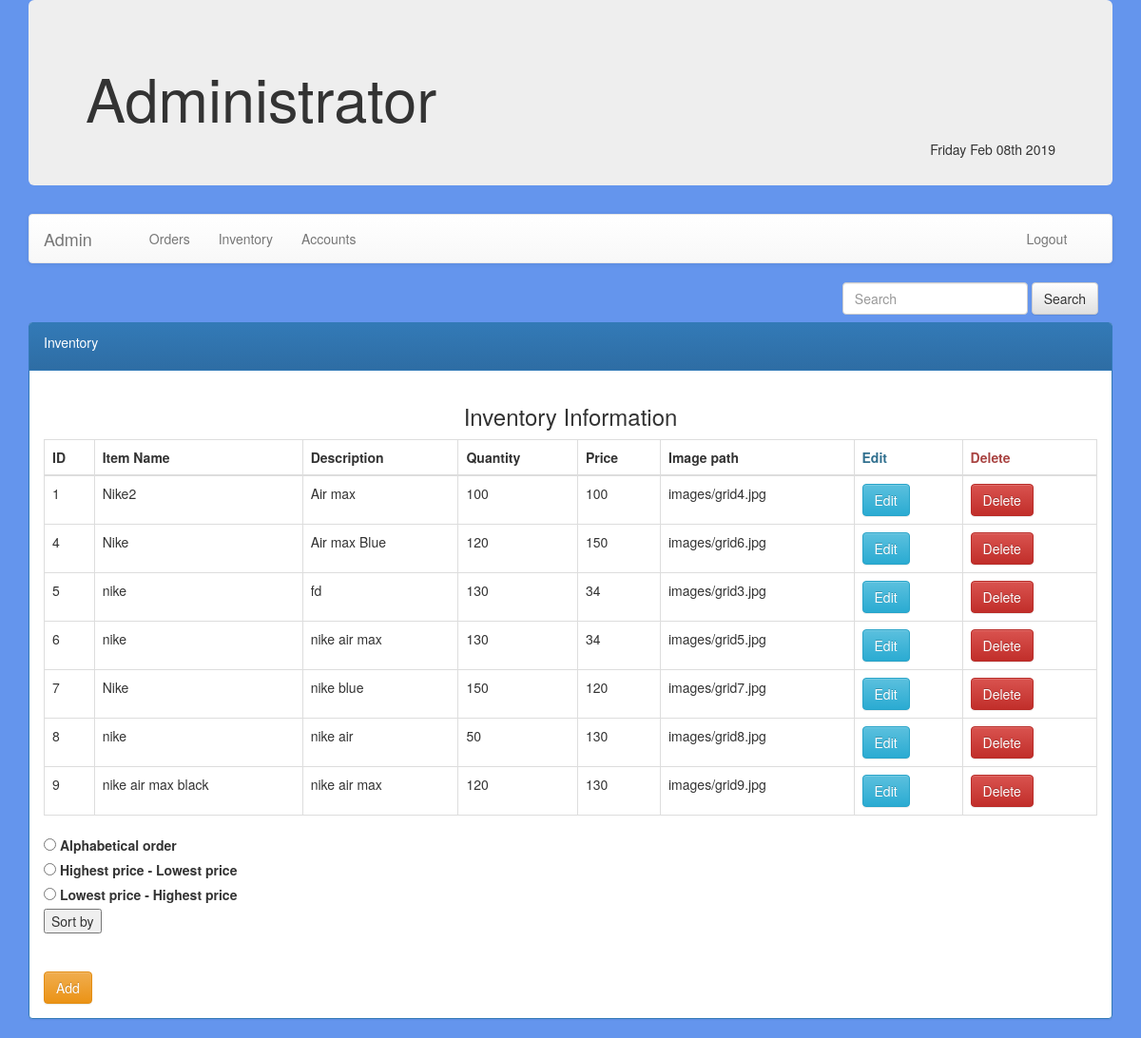
The page /adminInventory.php (signed in) on the database its author committed.
### tables this page shows
CREATE TABLE `item` (
  `item_id` int(10) NOT NULL,
  `name` varchar(20) NOT NULL,
  `price` int(7) NOT NULL,
  `qoh` int(200) NOT NULL,
  `item_description` varchar(100) NOT NULL,
  `images` varchar(500) NOT NULL,
  `IMGBOTTOM` varchar(500) NOT NULL
);

### adminInventory.php (the view, shortened to what this page needs)
<?php
	require_once 'database.php';
?>
<?php
					if (isset($_POST['Submit1']))
					{
						$selected_radio = $_POST['radio'];
						if ($selected_radio == 'alpha' ) {
							$STH = $DBH->query("SELECT * FROM item ORDER BY name");
							$STH->execute();
						}
						if ($selected_radio == 'highTolow')
						{
							$STH = $DBH->query("SELECT * FROM item ORDER BY price DESC");
							$STH->execute();
						}
						if ($selected_radio == 'lowTohigh')
						{
							$STH = $DBH->query("SELECT * FROM item ORDER BY price");
							$STH->execute();
						}
					}
					else
					{
                         if(isset($_POST['search']))
                         {
                            $search = $_POST['search'];
							$STH = $DBH->query("SELECT * FROM item WHERE name LIKE '%$search%' OR item_description LIKE '$search'");
                         }
						 else
						 {
							$STH = $DBH->query("SELECT * FROM item");
						 }
					}
?>
    <!DOCTYPE HTML>
    <html>
    <head>
        <link rel="stylesheet" href="css/adminCSS/bootstrap.min.css" />
        <link rel="stylesheet" href="css/adminCSS/bootstrap-theme.min.css" />
    </head>
    <body>
        <div class="container">
            <?php include 'adminHeader.php' ?>
                <form method="post" align="right" class="navbar-form navbar-center" role="search" >
                    <div class="form-group">
                        <input name="search" type="text" class="form-control" placeholder="Search">
                    </div>
                    <button type="submit" class="btn btn-default">Search</button>
                </form>
                <div class="content">
                            <div class="panel panel-primary">
                                <div class="panel-heading" style="height: 50px">
                                    Inventory
                                </div>
                                <div class="panel-body">
                                    <h3 align="center">Inventory Information</h3>
                                    <table class="table table-bordered">
                                        <thead>
                                            <tr>
                                                <th>ID</th>
                                                <th>Item Name</th>
                                                <th>Description</th>
                                                <th>Quantity</th>
                                                <th>Price</th>
												<th>Image path</th>
                                                <th class="text-info">Edit</th>
                                                <th class="text-danger">Delete</th>
                                            </tr>
                                        </thead>
                                        <tbody>
                                            <?php
										while($row = $STH->fetch())
										{
								?>
                                                <tr>
                                                    <td>
                                                        <?= $row['item_id'] ?>
                                                    </td>
                                                    <td>
                                                        <?= $row['name'] ?>
                                                    </td>
                                                    <td>
                                                        <?= $row['item_description'] ?>
                                                    </td>
                                                    <td>
                                                        <?= $row['qoh'] ?>
                                                    </td>
                                                    <td>
                                                        <?= $row['price'] ?>
                                                    </td>
													<td>
														<?= $row['images'] ?>
													</td>
                                                    <td>
                                                        <form method="post">
                                                            <input type="submit" class="btn btn-info" value="Edit" name="edit">
                                                        </form>
                                                    </td>
                                                    <td>
                                                        <form method="post" onsubmit="return validate(this);">
                                                            <input type="submit" class="btn btn-danger" value="Delete" name="delete">
                                                        </form>
                                                    </td>
                                                </tr>
                                                <?php
										}
									?>
                                        </tbody>
                                    </table>
									 <form method="post" action="adminInventory.php">
										 <div class="col col-4">
												<label class=""><input type="radio" name="radio" value="alpha"><i></i>  Alphabetical order</label> <br>
												<label class=""><input type="radio" name="radio" value ="highTolow"><i></i>  Highest price - Lowest price</label> <br>
												<label class=""><input type="radio" name="radio" value = "lowTohigh"><i></i>  Lowest price - Highest price</label> <br>
												<Input type="Submit" Name = "Submit1" VALUE = "Sort by">
										 </div>
									</form>
									<br><br>
                                    <button class="btn btn-warning" data-toggle="collapse" data-target="#demo">Add</button>
                                </div>
                            </div>
                </div>
        </div>
    </body>
    </html>

### rows shown on the page
item: item_id "1", name "Nike2", item_description "Air max", qoh "100", price "100", images "images/grid4.jpg"
item: item_id "4", name "Nike", item_description "Air max Blue", qoh "120", price "150", images "images/grid6.jpg"
item: item_id "5", name "nike", item_description "fd", qoh "130", price "34", images "images/grid3.jpg"
item: item_id "6", name "nike", item_description "nike air max", qoh "130", price "34", images "images/grid5.jpg"
item: item_id "7", name "Nike", item_description "nike blue", qoh "150", price "120", images "images/grid7.jpg"
item: item_id "8", name "nike", item_description "nike air", qoh "50", price "130", images "images/grid8.jpg"
item: item_id "9", name "nike air max black", item_description "nike air max", qoh "120", price "130", images "images/grid9.jpg"
